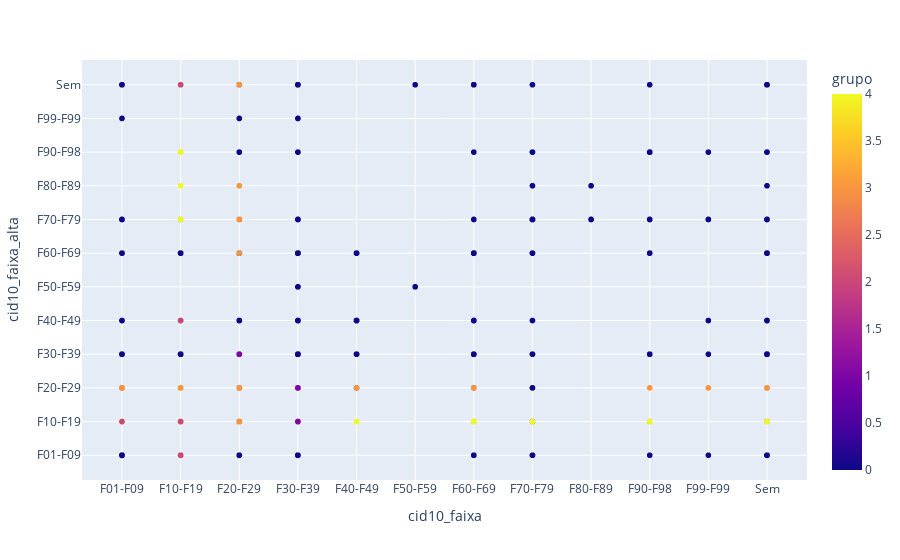

Notebook source saved alongside this figure:
### Code cell
fig = px.scatter(df_plot, x='cid10_faixa', y='cid10_faixa_alta',color='grupo')
fig.update_xaxes(categoryorder='category ascending')
fig.update_yaxes(categoryorder='category ascending')
fig.show()

### Figure 1 — Plotly figure (JSON) as saved in the notebook; plotly's stock layout.template omitted (floating-point values rounded to 4 significant figures; data arrays with more than 128 entries replaced by an {"elided": "..."} marker saying what was removed)
{"data": [{"hovertemplate": "cid10_faixa=%{x}<br>cid10_faixa_alta=%{y}<br>grupo=%{marker.color}<extra></extra>", "legendgroup": "", "marker": {"color": {"elided": "4973 int values"}, "coloraxis": "coloraxis", "symbol": "circle"}, "mode": "markers", "name": "", "showlegend": false, "type": "scattergl", "x": {"elided": "4973 str values"}, "xaxis": "x", "y": {"elided": "4973 str values"}, "yaxis": "y"}], "layout": {"coloraxis": {"colorbar": {"title": {"text": "grupo"}}, "colorscale": [[0, "#0d0887"], [0.1111, "#46039f"], [0.2222, "#7201a8"], [0.3333, "#9c179e"], [0.4444, "#bd3786"], [0.5556, "#d8576b"], [0.6667, "#ed7953"], [0.7778, "#fb9f3a"], [0.8889, "#fdca26"], [1, "#f0f921"]]}, "legend": {"tracegroupgap": 0}, "margin": {"t": 60}, "xaxis": {"anchor": "y", "categoryorder": "category ascending", "domain": [0, 1], "title": {"text": "cid10_faixa"}}, "yaxis": {"anchor": "x", "categoryorder": "category ascending", "domain": [0, 1], "title": {"text": "cid10_faixa_alta"}}}}
